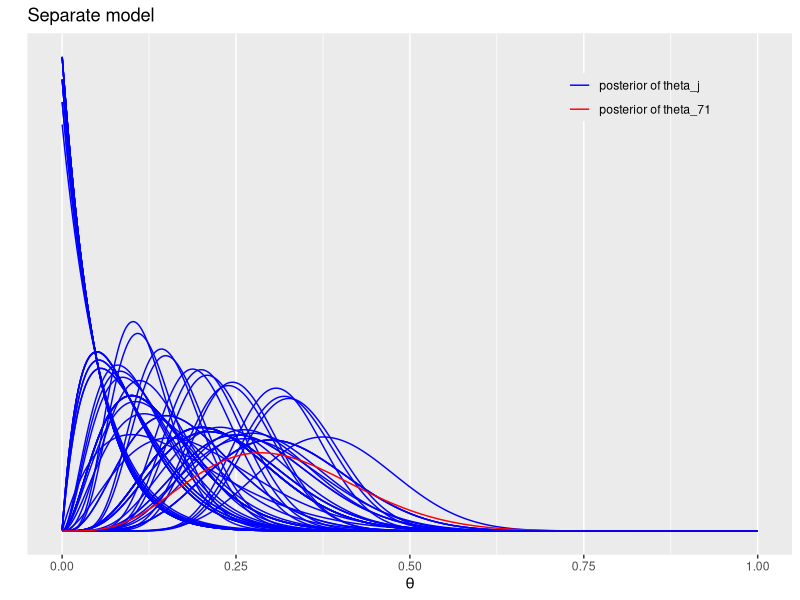
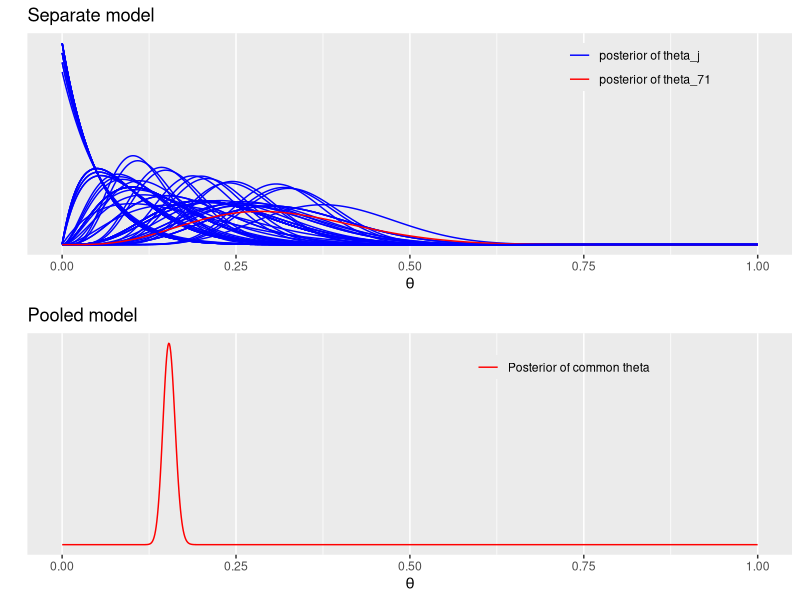
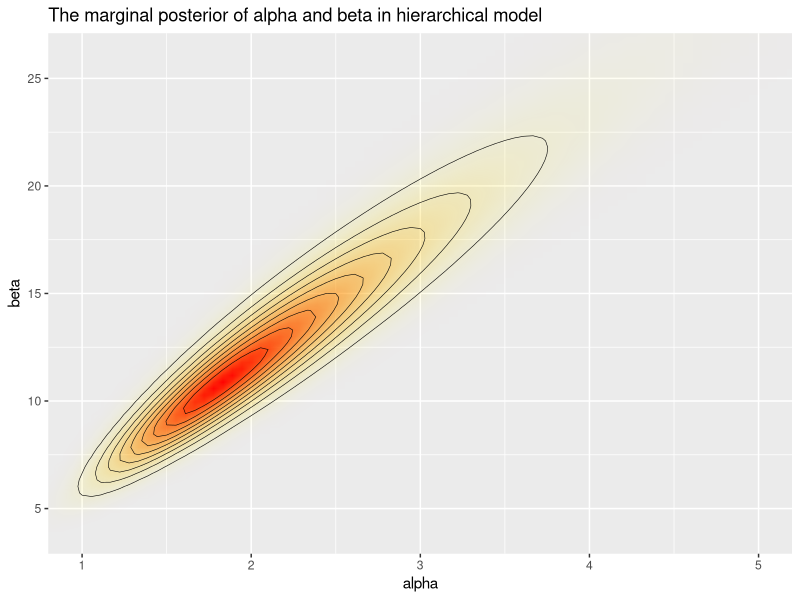
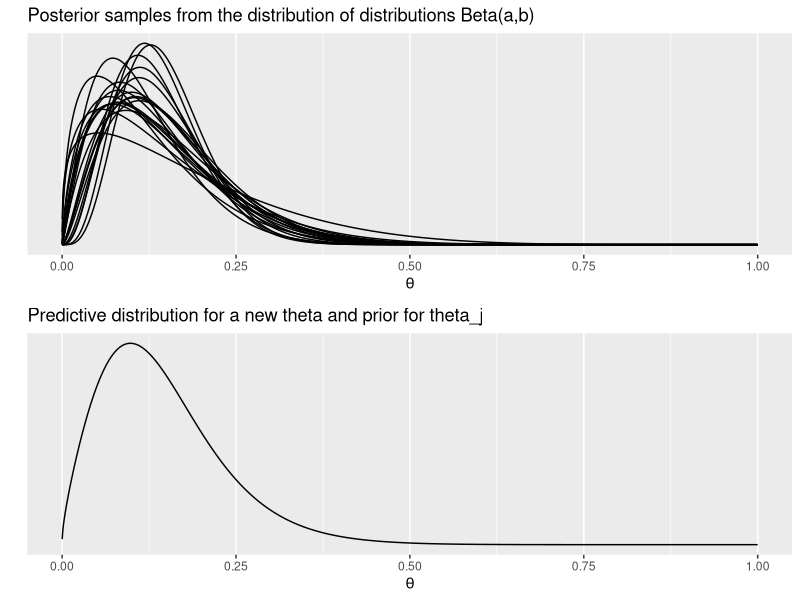
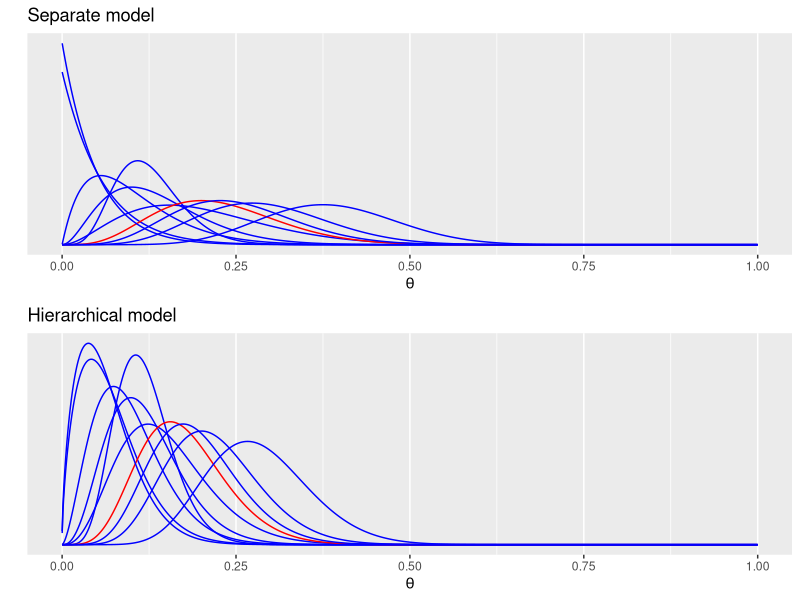

Source code (R) for these figures, in order:
#' ---
#' title: "Bayesian data analysis demo 4.1"
#' author: "Aki Vehtari, Markus Paasiniemi"
#' date: "`r format(Sys.Date())`"
#' ---

#' ## Hierarchical model for Rats experiment (BDA3, p. 102)

#' ggplot2, grid, and gridExtra are used for plotting, tidyr for
#' manipulating data frames
#+ setup, message=FALSE, error=FALSE, warning=FALSE
library(ggplot2)
library(gridExtra)
library(tidyr)

#' Data
y <- c(0,0,0,0,0,0,0,0,0,0,0,0,0,0,1,1,1,1,1,1,1,1,2,2,2,2,2,2,2,2,
        2,1,5,2,5,3,2,7,7,3,3,2,9,10,4,4,4,4,4,4,4,10,4,4,4,5,11,12,
        5,5,6,5,6,6,6,6,16,15,15,9,4)
n <- c(20,20,20,20,20,20,20,19,19,19,19,18,18,17,20,20,20,20,19,19,18,18,25,24,
       23,20,20,20,20,20,20,10,49,19,46,27,17,49,47,20,20,13,48,50,20,20,20,20,
       20,20,20,48,19,19,19,22,46,49,20,20,23,19,22,20,20,20,52,46,47,24,14)

#' Evaluate densities in grid
x <- seq(0.0001, 0.9999, length.out = 1000)

#' Helper function to evaluate density over observations
bdens <- function(n, y, x)
    dbeta(x, y+1, n-y+1)

#' Separate model
df_sep <- mapply(bdens, n, y, MoreArgs = list(x = x)) %>%
  as.data.frame() %>% cbind(x) %>% gather(ind, p, -x)

#' Plot the separate model
labs1 <- paste('posterior of', c('theta_j', 'theta_71'))
plot_sep <- ggplot(data = df_sep) +
  geom_line(aes(x = x, y = p, color = (ind=='V71'), group = ind)) +
  labs(x = expression(theta), y = '', title = 'Separate model', color = '') +
  scale_y_continuous(breaks = NULL) +
  scale_color_manual(values = c('blue','red'), labels = labs1) +
  theme(legend.background = element_blank(), legend.position = c(0.8,0.9))
# The last one is for emphasize colored red
plot_sep

#' Pooled model
df_pool <- data.frame(x = x, p = dbeta(x, sum(y)+1, sum(n)-sum(y)+1))

#' Create a plot for the separate model
plot_pool <- ggplot(data = df_pool) +
  geom_line(aes(x = x, y = p, color = '1')) +
  labs(x = expression(theta), y = '', title = 'Pooled model', color = '') +
  scale_y_continuous(breaks = NULL) +
  scale_color_manual(values = 'red', labels = 'Posterior of common theta') +
  theme(legend.background = element_blank(), legend.position = c(0.7,0.9))

#' Plot both separate and pooled model
grid.arrange(plot_sep, plot_pool)

#' Compute the marginal posterior of alpha and beta in hierarchical model
#' Use grid
A <- seq(0.5, 6, length.out = 100)
B <- seq(3, 33, length.out = 100)
#' Make vectors that contain all pairwise combinations of A and B
cA <- rep(A, each = length(B))
cB <- rep(B, length(A))
#' Use logarithms for numerical accuracy!
lpfun <- function(a, b, y, n) log(a+b)*(-5/2) +
  sum(lgamma(a+b)-lgamma(a)-lgamma(b)+lgamma(a+y)+lgamma(b+n-y)-lgamma(a+b+n))
lp <- mapply(lpfun, cA, cB, MoreArgs = list(y, n))
#' Subtract maximum value to avoid over/underflow in exponentation
df_marg <- data.frame(x = cA, y = cB, p = exp(lp - max(lp)))

#' Create a plot of the marginal posterior density
title1 <- 'The marginal posterior of alpha and beta in hierarchical model'
ggplot(data = df_marg, aes(x = x, y = y)) +
  geom_raster(aes(fill = p, alpha = p), interpolate = T) +
  geom_contour(aes(z = p), colour = 'black', size = 0.2) +
  coord_cartesian(xlim = c(1,5), ylim = c(4, 26)) +
  labs(x = 'alpha', y = 'beta', title = title1) +
  scale_fill_gradient(low = 'yellow', high = 'red', guide = F) +
  scale_alpha(range = c(0, 1), guide = F)

#' Sample from the grid (with replacement)
nsamp <- 100
samp_indices <- sample(length(df_marg$p), size = nsamp,
                       replace = T, prob = df_marg$p/sum(df_marg$p))
samp_A <- cA[samp_indices[1:nsamp]]
samp_B <- cB[samp_indices[1:nsamp]]
df_psamp <- mapply(function(a, b, x) dbeta(x, a, b),
                  samp_A, samp_B, MoreArgs = list(x = x)) %>%
  as.data.frame() %>% cbind(x) %>% gather(ind, p, -x)


#' Create plot for samples from the distribution of distributions
#' Beta(alpha,beta), that is, plot Beta(alpha,beta) using posterior
#' samples of alpha and beta
# helper function to convert ind to numeric for subsetting
indtonum <- function(x) strtoi(substring(x,2))
title2 <- 'Posterior samples from the distribution of distributions Beta(a,b)'
plot_psamp <- ggplot(data = subset(df_psamp, indtonum(ind) <= 20)) +
  geom_line(aes(x = x, y = p, group = ind)) +
  labs(x = expression(theta), y = '', title = title2) +
  scale_y_continuous(breaks = NULL)

#' The average of above distributions, is the predictive distribution
#' for a new theta, and also the prior distribution for theta_j
df_psampmean <- spread(df_psamp, ind, p) %>% subset(select = -x) %>%
    rowMeans() %>% data.frame(x = x, p = .)

#' Create plot for samples from the predictive distribution for new theta
title3 <- 'Predictive distribution for a new theta and prior for theta_j'
plot_psampmean <- ggplot(data = df_psampmean) +
  geom_line(aes(x = x, y = p)) +
  labs(x = expression(theta), y = '', title = title3) +
  scale_y_continuous(breaks = NULL)

#' Combine the plots
grid.arrange(plot_psamp, plot_psampmean)


#' And finally compare the separate model and hierarchical model
#' (using every seventh sample for clarity)

#' Create plot for the separate model
plot_sep7 <- ggplot(data = subset(df_sep, indtonum(ind)%%7==0)) +
  geom_line(aes(x = x, y = p, color = (ind=='V49'), group = ind)) +
  labs(x = expression(theta), y = '', title = 'Separate model', color = '') +
  scale_y_continuous(breaks = NULL) +
  scale_color_manual(values = c('blue', 'red'), guide = F) +
  theme(legend.background = element_blank(), legend.position = c(0.8,0.9))

#' The hierarchical model
#' 
#' Note that these marginal posteriors for theta_j are more narrow than
#' in the separate model case, due to the borrowed information from the
#' other theta_j's
#' 
#' Average density over samples (of a and b) for each (n,y)-pair
#' at each point x
bdens2 <- function(n, y, a, b, x)
  rowMeans(mapply(dbeta, a + y, n - y + b, MoreArgs = list(x = x)))
df_hier <- mapply(bdens2, n, y, MoreArgs = list(samp_A, samp_B, x)) %>%
  as.data.frame() %>% cbind(x) %>% gather(ind, p, -x)

#' Create plot for the hierarchical model
plot_hier7 <- ggplot(data = subset(df_hier, indtonum(ind)%%7==0)) +
  geom_line(aes(x = x, y = p, color = (ind=='V49'), group = ind)) +
  labs(x = expression(theta), y = '', title = 'Hierarchical model', color = '') +
  scale_color_manual(values = c('blue', 'red'), guide = F) +
  scale_y_continuous(breaks = NULL) +
  theme(legend.background = element_blank(), legend.position = c(0.8,0.9))

#' Combine the plots
grid.arrange(plot_sep7, plot_hier7)
